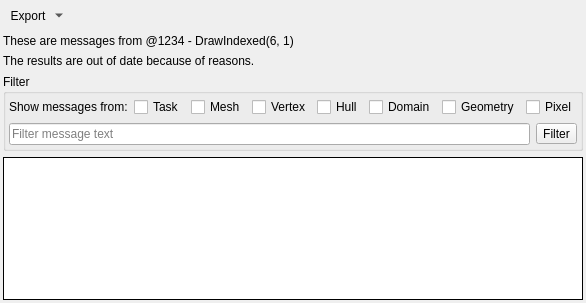
<?xml version="1.0" encoding="UTF-8"?>
<ui version="4.0">
 <class>ShaderMessageViewer</class>
 <widget class="QFrame" name="ShaderMessageViewer">
  <property name="geometry">
   <rect>
    <x>0</x>
    <y>0</y>
    <width>469</width>
    <height>303</height>
   </rect>
  </property>
  <property name="windowTitle">
   <string>X Shader Messages @ EID Y</string>
  </property>
  <layout class="QVBoxLayout" name="verticalLayout">
   <property name="leftMargin">
    <number>3</number>
   </property>
   <property name="topMargin">
    <number>3</number>
   </property>
   <property name="rightMargin">
    <number>3</number>
   </property>
   <property name="bottomMargin">
    <number>3</number>
   </property>
   <item>
    <layout class="QHBoxLayout" name="toolbarHorizontalLayout">
     <property name="spacing">
      <number>5</number>
     </property>
     <property name="leftMargin">
      <number>0</number>
     </property>
     <property name="topMargin">
      <number>2</number>
     </property>
     <property name="rightMargin">
      <number>6</number>
     </property>
     <property name="bottomMargin">
      <number>2</number>
     </property>
     <item>
      <widget class="QToolButton" name="exportButton">
       <property name="text">
        <string>Export</string>
       </property>
       <property name="icon">
        <iconset resource="../Resources/resources.qrc">
         <normaloff>:/save.png</normaloff>:/save.png</iconset>
       </property>
       <property name="popupMode">
        <enum>QToolButton::MenuButtonPopup</enum>
       </property>
       <property name="toolButtonStyle">
        <enum>Qt::ToolButtonTextBesideIcon</enum>
       </property>
       <property name="autoRaise">
        <bool>true</bool>
       </property>
      </widget>
     </item>
     <item>
      <spacer name="toolbarHorizontalSpacer">
       <property name="orientation">
        <enum>Qt::Horizontal</enum>
       </property>
       <property name="sizeHint" stdset="0">
        <size>
         <width>40</width>
         <height>20</height>
        </size>
       </property>
      </spacer>
     </item>
    </layout>
   </item>
   <item>
    <widget class="RDLabel" name="label">
     <property name="text">
      <string>These are messages from @1234 - DrawIndexed(6, 1)</string>
     </property>
    </widget>
   </item>
   <item>
    <widget class="RDLabel" name="staleStatus">
     <property name="text">
      <string>The results are out of date because of reasons.</string>
     </property>
    </widget>
   </item>
   <item>
    <widget class="QGroupBox" name="filterGroup">
     <property name="title">
      <string>Filter</string>
     </property>
     <layout class="QVBoxLayout" name="verticalLayout_2">
      <property name="leftMargin">
       <number>3</number>
      </property>
      <property name="topMargin">
       <number>3</number>
      </property>
      <property name="rightMargin">
       <number>3</number>
      </property>
      <property name="bottomMargin">
       <number>3</number>
      </property>
      <item>
       <widget class="QFrame" name="stageFilters">
        <layout class="QHBoxLayout" name="horizontalLayout">
         <property name="leftMargin">
          <number>0</number>
         </property>
         <property name="topMargin">
          <number>0</number>
         </property>
         <property name="rightMargin">
          <number>0</number>
         </property>
         <property name="bottomMargin">
          <number>0</number>
         </property>
         <item>
          <widget class="QLabel" name="filterLabel">
           <property name="text">
            <string>Show messages from:</string>
           </property>
          </widget>
         </item>
         <item>
          <widget class="QCheckBox" name="task">
           <property name="text">
            <string>Task</string>
           </property>
           <property name="checkable">
            <bool>true</bool>
           </property>
          </widget>
         </item>
         <item>
          <widget class="QCheckBox" name="mesh">
           <property name="text">
            <string>Mesh</string>
           </property>
           <property name="checkable">
            <bool>true</bool>
           </property>
          </widget>
         </item>
         <item>
          <widget class="QCheckBox" name="vertex">
           <property name="text">
            <string>Vertex</string>
           </property>
           <property name="checkable">
            <bool>true</bool>
           </property>
          </widget>
         </item>
         <item>
          <widget class="QCheckBox" name="hull">
           <property name="text">
            <string>Hull</string>
           </property>
          </widget>
         </item>
         <item>
          <widget class="QCheckBox" name="domain">
           <property name="text">
            <string>Domain</string>
           </property>
          </widget>
         </item>
         <item>
          <widget class="QCheckBox" name="geometry">
           <property name="text">
            <string>Geometry</string>
           </property>
          </widget>
         </item>
         <item>
          <widget class="QCheckBox" name="pixel">
           <property name="text">
            <string>Pixel</string>
           </property>
          </widget>
         </item>
         <item>
          <spacer name="horizontalSpacer">
           <property name="orientation">
            <enum>Qt::Horizontal</enum>
           </property>
           <property name="sizeHint" stdset="0">
            <size>
             <width>40</width>
             <height>20</height>
            </size>
           </property>
          </spacer>
         </item>
        </layout>
       </widget>
      </item>
      <item>
       <widget class="QFrame" name="textFilterFrame">
        <layout class="QHBoxLayout" name="horizontalLayout_2">
         <property name="leftMargin">
          <number>0</number>
         </property>
         <property name="topMargin">
          <number>0</number>
         </property>
         <property name="rightMargin">
          <number>0</number>
         </property>
         <property name="bottomMargin">
          <number>0</number>
         </property>
         <item>
          <widget class="RDLineEdit" name="filter">
           <property name="placeholderText">
            <string>Filter message text</string>
           </property>
          </widget>
         </item>
         <item>
          <widget class="QToolButton" name="filterButton">
           <property name="text">
            <string>Filter</string>
           </property>
          </widget>
         </item>
        </layout>
       </widget>
      </item>
     </layout>
    </widget>
   </item>
   <item>
    <widget class="RDTreeWidget" name="messages">
     <property name="frameShape">
      <enum>QFrame::Box</enum>
     </property>
     <property name="frameShadow">
      <enum>QFrame::Plain</enum>
     </property>
     <property name="editTriggers">
      <set>QAbstractItemView::NoEditTriggers</set>
     </property>
     <property name="showDropIndicator" stdset="0">
      <bool>false</bool>
     </property>
     <property name="selectionMode">
      <enum>QAbstractItemView::ContiguousSelection</enum>
     </property>
     <property name="selectionBehavior">
      <enum>QAbstractItemView::SelectRows</enum>
     </property>
     <property name="indentation">
      <number>0</number>
     </property>
     <property name="rootIsDecorated">
      <bool>false</bool>
     </property>
     <property name="itemsExpandable">
      <bool>false</bool>
     </property>
     <property name="sortingEnabled">
      <bool>true</bool>
     </property>
     <property name="allColumnsShowFocus">
      <bool>true</bool>
     </property>
     <property name="expandsOnDoubleClick">
      <bool>false</bool>
     </property>
     <attribute name="headerStretchLastSection">
      <bool>false</bool>
     </attribute>
    </widget>
   </item>
  </layout>
 </widget>
 <customwidgets>
  <customwidget>
   <class>RDTreeWidget</class>
   <extends>QTreeView</extends>
   <header>Widgets/Extended/RDTreeWidget.h</header>
  </customwidget>
  <customwidget>
   <class>RDLabel</class>
   <extends>QLabel</extends>
   <header>Widgets/Extended/RDLabel.h</header>
  </customwidget>
  <customwidget>
   <class>RDLineEdit</class>
   <extends>QLineEdit</extends>
   <header>Widgets/Extended/RDLineEdit.h</header>
  </customwidget>
 </customwidgets>
 <resources>
  <include location="../Resources/resources.qrc"/>
 </resources>
 <connections/>
</ui>
